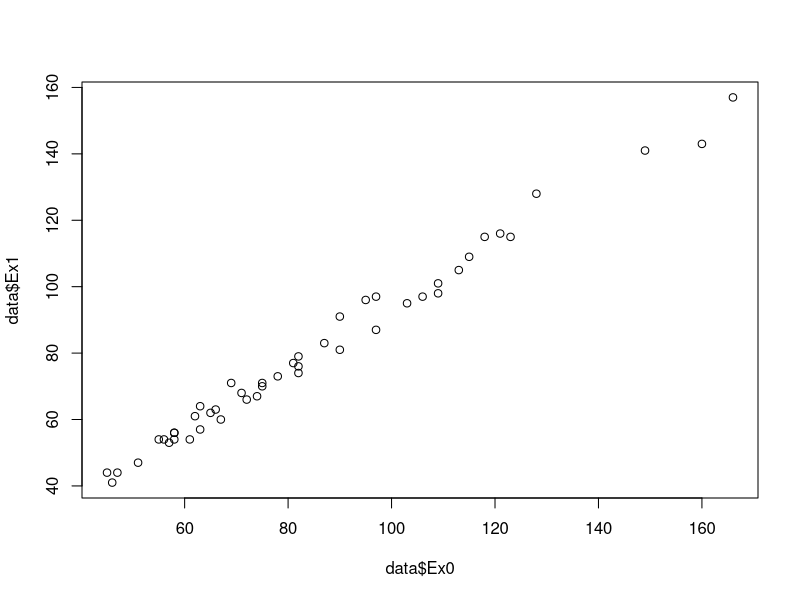

Recreate this plot in R.
data <- read.table('USCrime.txt', header = TRUE)
print(names(data))

myfit <- lm(R ~ ., data)

# Get 'model frame'.
# This is the data.frame with Y and all X's,
# but with the intercept column.
XY <- model.frame(myfit)

# Get design matrix.
# This is the data.frame with all X columns,
# including the intercept column, i.e. the column
# of 1's (which is the first column).
X <- model.matrix(myfit)

# A scatter plot matrix would be handy for checking
# the relations between the predictors and the response
# as well as between the predictors.
# In here however there are too many predictors, which
# will make the plot very crowded.
# For illustration, we show the plot of 'Ex0 vs Ex1'
# only, since we know these two are suspects of
# high correlation.
pdf(file = 'part10-pairs.pdf', width = 5, height = 5)
plot(data$Ex0, data$Ex1)
dev.off()

# SS involving 'Ex0' and 'Ex1'.
sse.full <- deviance(myfit)

myfit.red <- update(myfit, . ~ . - Ex0 - Ex1)
    # Drop 'Ex0' and 'Ex1'.
sse.red <- deviance(myfit.red)

myfit.ex0 <- update(myfit.red, . ~ . + Ex0)
    # Include 'Ex0', but not 'Ex1'.
myfit.ex1 <- update(myfit.red, . ~ . + Ex1)
    # Include 'Ex1', but not 'Ex0'.

sse.ex0 <-deviance(myfit.ex0)
sse.ex1 <-deviance(myfit.ex1)

# SSR(Ex0 | others but not Ex1)
print(sse.red - sse.ex0)

# SSR(Ex0 | others incl. Ex1)
# This should be much smaller than the above,
# if 'Ex1' is highly correlated with 'Ex0'.
print(sse.ex1 - sse.full)

# SSR(Ex1 | others but not Ex0)
print(sse.red - sse.ex1)

# SSR(Ex1 | others incl. Ex0)
# This should be much smaller than the above,
# if 'Ex1' is highly correlated with 'Ex0'.
print(sse.ex0 - sse.full)

# SSR(Ex0, Ex1 | others)
# This should be much smaller than
#   SSR(Ex0 | others but not Ex1)
# +
#   SSR(Ex1 | others but not Ex0)
# if 'Ex0' and 'Ex1' are highly correlated.
print(sse.red - sse.full)


# Which predictors would be significant
# if we performed a 't' test?
print(summary(myfit)$coefficients, digits = 2)


# VIF
cc <- cor(X[, -1])
    # Correlation matrix, excluding the intercept column.
print(diag(solve(cc)))
    # 'solve' finds the inverse.
    # 'diag' extracts diagonal elements.

# xfit <- lm(Ex0 ~ . - R, data)
# xfit.red <- lm(Ex0 ~ 1, data)
# R2 <- 1 - sum(resid(xfit)^2) / sum(resid(xfit.red)^2)
# print(1 / (1 - R2))
